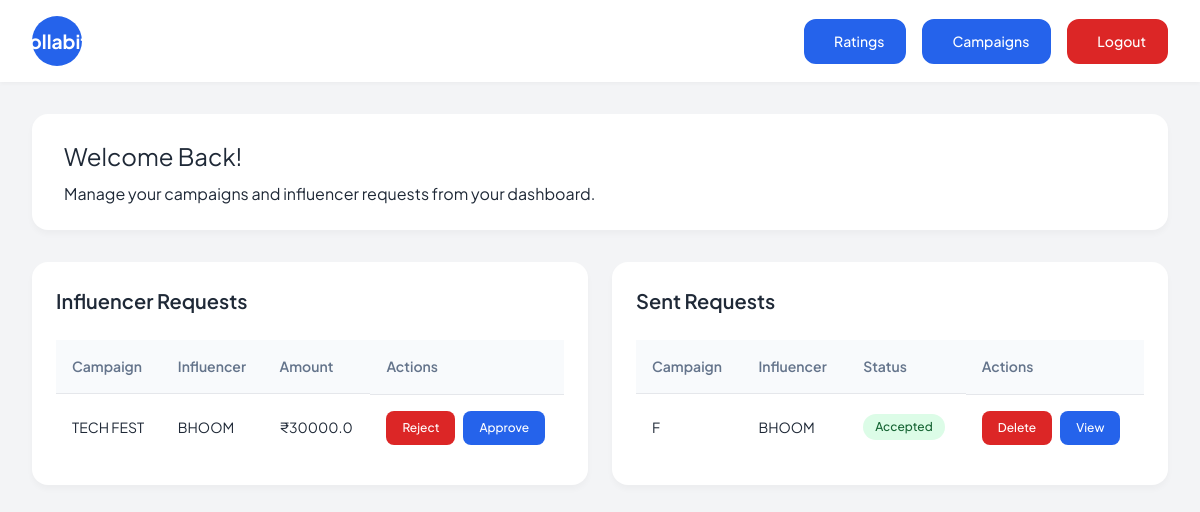
The page /sponsor/dashboard (signed in) on the database its author committed.
### Collabify/models.py (models this page shows)
class Campaign(db.Model):
    __tablename__ = "campaign"
    id = db.Column(db.Integer, primary_key=True)
    name = db.Column(db.String(40), nullable=False)
    description = db.Column(db.Text, nullable=False)
    start_date = db.Column(db.Date, nullable=False)
    end_date = db.Column(db.Date, nullable=False)
    budget = db.Column(db.Integer, nullable=False)
    visibility = db.Column(db.String(10), nullable=False)  # 'public' or 'private'
    goals = db.Column(db.Text, nullable=False)
    niche = db.Column(db.String(40), nullable=False)
    status = db.Column(db.String(20), nullable=False, default="Incomplete")
    flagged = db.Column(db.Boolean, default=False)
    user_id = db.Column(db.Integer, db.ForeignKey("user.id"), nullable=False)
    ad_requests = db.relationship(
        "AdRequest", backref="campaign", cascade="all, delete-orphan"
    )
    campaign_requests = db.relationship(
        "campaignRequest", backref="campaign", cascade="all, delete-orphan"
    )

class Influencer(db.Model, UserMixin):
    __tablename__ = "influencer"
    id = db.Column(db.Integer, primary_key=True)
    name = db.Column(db.String(50), nullable=False)
    email = db.Column(db.String(50), nullable=False)
    profile_picture = db.Column(db.String(100), nullable=False)
    niche = db.Column(db.String(100), nullable=False)
    reach = db.Column(db.Integer, nullable=False)
    user_id = Column(Integer, ForeignKey("user.id"), nullable=False)
    platform = db.Column(db.String(100), nullable=False)
    bank_account_balance = db.Column(db.Float, default=0.0)
    flagged = db.Column(db.Boolean, default=False)
    transactions = relationship(
        "Transaction", backref="influencer", cascade="all, delete-orphan"
    )
    ratings = relationship("Rating", backref="influencer", cascade="all, delete-orphan")
    bookmarks = relationship(
        "Bookmark", backref="influencer", cascade="all, delete-orphan"
    )
    adrequests = relationship(
        "AdRequest", backref="influencer", cascade="all, delete-orphan"
    )
    campaignrequests = relationship(
        "campaignRequest", backref="influencer", cascade="all, delete-orphan"
    )

class campaignRequest(db.Model):
    id = db.Column(db.Integer, primary_key=True)
    campaign_id = db.Column(db.Integer, db.ForeignKey("campaign.id"), nullable=False)
    influencer_id = db.Column(db.Integer, db.ForeignKey("influencer.id"))
    messages = db.Column(db.Text)
    requirements = db.Column(db.Text, nullable=False)
    payment_amount = db.Column(db.Float, nullable=False)
    status = db.Column(db.String(20), nullable=False, default="Pending")
    completed = db.Column(db.Boolean, default=False)
    completion_confirmed = db.Column(db.Boolean, default=False)
    payment_done = db.Column(db.Boolean, default=False)
    rating_done = db.Column(db.Boolean, default=False)

class AdRequest(db.Model):
    id = db.Column(db.Integer, primary_key=True)
    campaign_id = db.Column(db.Integer, db.ForeignKey("campaign.id"), nullable=False)
    influencer_id = db.Column(db.Integer, db.ForeignKey("influencer.id"))
    messages = db.Column(db.Text)
    requirements = db.Column(db.Text, nullable=False)
    payment_amount = db.Column(db.Float, nullable=False)
    status = db.Column(db.String(20), nullable=False, default="Pending")
    completed = db.Column(db.Boolean, default=False)
    completion_confirmed = db.Column(db.Boolean, default=False)
    payment_done = db.Column(db.Boolean, default=False)
    rating_done = db.Column(db.Boolean, default=False)
    negotiations = relationship(
        "Negotiation", backref="ad_request", cascade="all, delete-orphan"
    )

### Collabify/sponsor.py (the view)
@sponsor.route("/dashboard", methods=["GET", "POST"])
@role_required("Sponsor")
@login_required
def dashboard():
    active_campaigns = Campaign.query.filter_by(user_id=current_user.id).all()
    campaign_requests = (
        campaignRequest.query.join(Campaign)
        .filter(Campaign.user_id == current_user.id)
        .order_by(desc(campaignRequest.id))
        .all()
    )
    campaign_requests_with_details = []
    for campaign_request in campaign_requests:
        campaign = Campaign.query.get(campaign_request.campaign_id)
        campaign_name = campaign.name
        influencer = Influencer.query.get(campaign_request.influencer_id)
        if influencer:
            influencer_name = influencer.name
            campaign_requests_with_details.append(
                {
                    "campaign_name": campaign_name,
                    "campaign_request": campaign_request,
                    "influencer_name": influencer_name,
                }
            )
        else:
            flash("Influencer not found", category="error")
    sent_requests = (
        AdRequest.query.join(Campaign)
        .filter(Campaign.user_id == current_user.id)
        .order_by(desc(AdRequest.id))
        .all()
    )
    sent_requests_with_details = []
    for sent_request in sent_requests:
        influencer = Influencer.query.get(sent_request.influencer_id)
        influencer_name = influencer.name
        sent_requests_with_details.append(
            {"ad_request": sent_request, "influencer_name": influencer_name}
        )
    return render_template(
        "Sponsor/dashboard.html",
        user=current_user,
        active_campaigns=active_campaigns,
        campaign_requests=campaign_requests_with_details,
        sent_requests=sent_requests_with_details,
    )

### Collabify/views.py (called while the page is built)
def role_required(role):
    def decorator(f):
        @wraps(f)
        def decorated_function(*args, **kwargs):
            if current_user.role != role:
                abort(403)
            return f(*args, **kwargs)
        return decorated_function
    return decorator

### Collabify/templates/Sponsor/dashboard.html (shortened to what this page needs)
{% extends "base.html" %}
{% block content %}
<nav class="top-nav">
  <div class="brand">
<div class="brand-logo">Collabify</div>
  </div>
<div class="nav-actions">
    <a href="{{ url_for('sponsor.view_ratings') }}" class="nav-btn primary-btn">
      Ratings
    </a>
    <a href="viewCampaigns" class="nav-btn primary-btn">
      Campaigns
    </a>
    <a href="{{ url_for('views.logout') }}" class="nav-btn danger-btn">
      Logout
    </a>
  </div>
</nav>
<div class="dashboard-container">
  {% if user.flagged == True %}
  <div class="welcome-banner" style="background: #fee2e2; color: #991b1b;">
    <h1>Account Status: Flagged</h1>
    <p>Your account has been flagged by admin. Please contact support for more information.</p>
  </div>
  {% else %}
  <div class="welcome-banner">
    <h1>Welcome Back!</h1>
    <p>Manage your campaigns and influencer requests from your dashboard.</p>
  </div>
  {% endif %}
  <div class="tables-grid">
    <div class="table-card">
      <div class="table-header">
        <h2>Influencer Requests</h2>
      </div>
      <table class="dashboard-table">
        <thead>
          <tr>
            <th>Campaign</th>
            <th>Influencer</th>
            <th>Amount</th>
            <th>Actions</th>
          </tr>
        </thead>
        <tbody>
          {% for request in campaign_requests %}
          {% if request.campaign_request.status == 'Pending' %}
          <tr>
            <td>{{ request.campaign_name }}</td>
            <td>{{ request.influencer_name }}</td>
            <td>₹{{ request.campaign_request.payment_amount }}</td>
            <td class="actions-cell">
              <form action="{{ url_for('sponsor.request_action', request_id=request.campaign_request.id, action='reject') }}" method="post">
                <button type="submit" class="action-btn danger-btn">Reject</button>
              </form>
<form action="{{ url_for('sponsor.request_action', request_id=request.campaign_request.id, action='accept') }}" method="post">
                <button type="submit" class="action-btn primary-btn">Approve</button>
              </form>
            </td>
          </tr>
          {% endif %}
          {% endfor %}
        </tbody>
      </table>
    </div>
    <div class="table-card">
      <div class="table-header">
        <h2>Sent Requests</h2>
      </div>
      <table class="dashboard-table">
        <thead>
          <tr>
            <th>Campaign</th>
            <th>Influencer</th>
            <th>Status</th>
            <th>Actions</th>
          </tr>
        </thead>
        <tbody>
          {% for request in sent_requests %}
          <tr>
            <td>{{ request.ad_request.campaign.name }}</td>
            <td>{{ request.influencer_name }}</td>
            <td>
              <span class="status-badge {% if request.ad_request.status == 'Pending' %}status-pending{% elif request.ad_request.status == 'Accepted' %}status-accepted{% else %}status-rejected{% endif %}">
                {{ request.ad_request.status }}
              </span>
            </td>
            <td class="actions-cell">
              <form action="{{ url_for('sponsor.delete_ad_request', ad_request_id=request.ad_request.id) }}" method="POST" style="display: inline;">
                <button type="submit" class="action-btn danger-btn" onclick="return confirm('Are you sure you want to delete this ad request?');">
                  Delete
                </button>
              </form>
              <a href="{{ url_for('sponsor.viewCampaign', campaign_id=request.ad_request.campaign_id) }}" class="action-btn primary-btn">
                View
              </a>
            </td>
          </tr>
          {% endfor %}
        </tbody>
</table>
    </div>
  </div>
</div>
{% endblock %}

### Collabify/static/css/main.css (style rules this page uses)
html, :host { line-height: 1.5; -webkit-text-size-adjust: 100%; -moz-tab-size: 4; -o-tab-size: 4; tab-size: 4; font-family: ui-sans-serif, system-ui, sans-serif, "Apple Color Emoji", "Segoe UI Emoji", "Segoe UI Symbol", "Noto Color Emoji"; font-feature-settings: normal; font-variation-settings: normal; -webkit-tap-highlight-color: transparent; }
body { margin: 0; line-height: inherit; }
h1, h2, h3, h4, h5, h6 { font-size: inherit; font-weight: inherit; }
a { color: inherit; text-decoration: inherit; }
table { text-indent: 0; border-color: inherit; border-collapse: collapse; }
button, input, optgroup, select, textarea { font-family: inherit; font-feature-settings: inherit; font-variation-settings: inherit; font-size: 100%; font-weight: inherit; line-height: inherit; letter-spacing: inherit; color: inherit; margin: 0; padding: 0; }
button, select { text-transform: none; }
button, input:where([type='button']), input:where([type='reset']), input:where([type='submit']) { -webkit-appearance: button; background-color: transparent; background-image: none; }
blockquote, dl, dd, h1, h2, h3, h4, h5, h6, hr, figure, p, pre { margin: 0; }
button, [role="button"] { cursor: pointer; }
* { margin: 0; padding: 0; }

### Collabify/static/src/input.css (style rules this page uses)
* { margin: 0; padding: 0; }

### Collabify/templates/Sponsor/dashboard.html (style rules this page uses)
* { margin: 0; padding: 0; box-sizing: border-box; }
body { font-family: 'Plus Jakarta Sans', sans-serif; background-color: #f3f4f6; color: #1f2937; }
.top-nav { background: white; padding: 1rem 2rem; display: flex; justify-content: space-between; align-items: center; box-shadow: 0 2px 4px rgba(0,0,0,0.03); position: sticky; top: 0; z-index: 100; animation: slideDown 0.5s ease-out; }
.brand { display: flex; align-items: center; gap: 1rem; }
.brand-logo { background: #2563eb; color: white; width: 50px; height: 50px; border-radius: 50%; display: flex; align-items: center; justify-content: center; font-weight: 700; font-size: 1.2rem; }
.nav-actions { display: flex; gap: 1rem; }
.nav-btn { padding: 0.625rem 1.25rem; border-radius: 0.75rem; border: none; font-weight: 500; font-size: 0.875rem; cursor: pointer; text-decoration: none; transition: all 0.3s ease; display: flex; align-items: center; gap: 0.5rem; position: relative; overflow: hidden; z-index: 1; }
.primary-btn { background: #2563eb; color: white; border: 2px solid #2563eb; }
.primary-btn::before { content: ''; position: absolute; top: 0; left: 0; width: 100%; height: 100%; background: white; transform: scaleX(0); transform-origin: right; transition: transform 0.3s ease; z-index: -1; }
.danger-btn { background: #dc2626; color: white; border: 2px solid #dc2626; }
.danger-btn::before { content: ''; position: absolute; top: 0; left: 0; width: 100%; height: 100%; background: white; transform: scaleX(0); transform-origin: right; transition: transform 0.3s ease; z-index: -1; }
.dashboard-container { max-width: 1400px; margin: 0 auto; padding: 2rem; }
.welcome-banner { background: white; border-radius: 1rem; padding: 1.5rem 2rem; margin-bottom: 2rem; box-shadow: 0 4px 6px rgba(0,0,0,0.03); animation: fadeIn 0.5s ease-out; }
.welcome-banner h1 { font-size: 1.5rem; margin-bottom: 0.5rem; }
.tables-grid { display: grid; grid-template-columns: repeat(2, 1fr); gap: 1.5rem; }
.table-card { background: white; border-radius: 1rem; padding: 1.5rem; box-shadow: 0 4px 6px rgba(0,0,0,0.03); animation: fadeIn 0.5s ease-out; }
.table-header { margin-bottom: 1.5rem; display: flex; justify-content: space-between; align-items: center; }
.table-header h2 { font-size: 1.25rem; font-weight: 600; color: #1f2937; }
.dashboard-table { width: 100%; border-collapse: collapse; }
.dashboard-table th { background: #f8fafc; padding: 1rem; text-align: left; font-weight: 600; color: #64748b; font-size: 0.875rem; }
.dashboard-table td { padding: 1rem; border-top: 1px solid #e5e7eb; font-size: 0.875rem; }
.dashboard-table tr { transition: background 0.2s ease; }
.status-badge { padding: 0.25rem 0.75rem; border-radius: 9999px; font-size: 0.75rem; font-weight: 500; display: inline-block; }
.status-accepted { background: #dcfce7; color: #166534; }
.action-btn { padding: 0.5rem 1rem; border-radius: 0.5rem; border: none; font-size: 0.75rem; font-weight: 500; cursor: pointer; transition: all 0.3s ease; }
.actions-cell { display: flex; gap: 0.5rem; }

### rows shown on the page
Campaign: campaign_name "TECH FEST"
Influencer: influencer_name "BHOOM", ad_request.campaign.name "F", influencer_name "BHOOM", ad_request.status "Accepted"
campaignRequest: campaign_request.payment_amount "30000.0"
